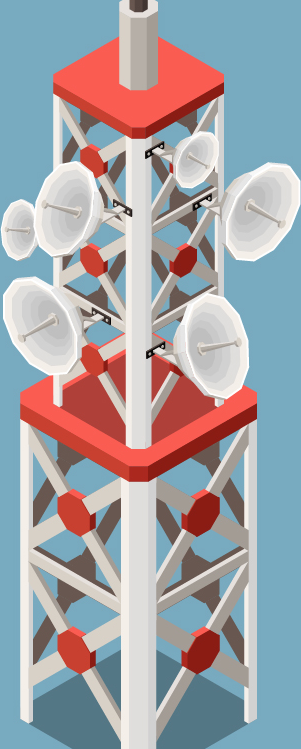
#> input picture .mock/cell_0_1.png, 301 x 749 px, given in place of automobile.png, which was not available
$ python gen_modern_icons.py
#> lines starting #> are read from the running program, lines starting #| are printed output that depends on the picture
#!/usr/bin/env python3
"""Generuje aprs_modern_icons.h - ikony ekranu APRS w stylu nowoczesnym.

24 symbole (bez HOUSE/WX, ktore rysuje sie z bitmapy w kodzie + plakietka):
  - 22 ikony z Fluent Emoji 3D (MIT) -> .mock/fluent3d/*.png
  - YAGI  -> .mock/cell_2_2.png  (#11 z yagi.jpg)
  - REPEATER -> .mock/cell_0_1.png (#2 z yagi.jpg)

Kazda ikona: 64x64 RGB565, tlo = kolor karty CARD (0x0884) -> wtapia sie w karte
bez sentinela/przezroczystosci (decoder BMP tego nie obsluguje, a my chcemy
zero dodatkowych bajtow w LittleFS).
"""
import os
import numpy as np
from PIL import Image, ImageFilter

ROOT = os.path.dirname(os.path.dirname(os.path.abspath(__file__)))
MOCK = os.path.join(ROOT, '.mock')
F3 = os.path.join(MOCK, 'fluent3d')
OUT_H = os.path.join(ROOT, 'aprs_modern_icons.h')

SIZE = 64
CARD565 = 0x0884
# Rozwiniecie 565->8bit, zeby po powrocie 8bit->565 tlo bylo DOKLADNIE 0x0884.
def exp565(c):
    r = (c >> 11) & 0x1F; g = (c >> 5) & 0x3F; b = c & 0x1F
    return ((r << 3) | (r >> 2), (g << 2) | (g >> 4), (b << 3) | (b >> 2))
CARD_RGB = exp565(CARD565)  # (8,16,33) -> 0x0884 po powrocie

YAGI_BG = np.array([120, 171, 192])  # tlo arkusza yagi.jpg

# symbol -> zrodlo ('f:<plik>' = fluent, 'c:<cell>' = wycinek z yagi.jpg)
MAP = [
    ("CAR",      "f:automobile.png"),
    ("TRUCK",    "f:delivery_truck.png"),
    ("VAN",      "f:minibus.png"),
    ("ROVER",    "f:automobile.png"),
    ("BIKE",     "f:bicycle.png"),
    ("HUMAN",    "f:pedestrian.png"),
    ("SHIP",     "f:passenger_ship.png"),
    ("GLIDER",   "f:parachute.png"),
    ("AMBUL",    "f:ambulance.png"),
    ("FIRETRK",  "f:fire_engine.png"),
    ("FIRE",     "f:fire.png"),
    ("HOSP",     "f:hospital.png"),
    ("DIGI",     "f:antenna_bars.png"),
    ("REPEATER", "c:cell_0_1.png"),
    ("YAGI",     "c:cell_2_2.png"),
    ("MICERPT",  "f:radio.png"),
    ("NODE",     "f:satellite.png"),
    ("LORA",     "f:radio.png"),
    ("LAPTOP",   "f:laptop.png"),
    ("LOGIN",    "f:mobile_phone.png"),
    ("GRID",     "f:globe_with_meridians.png"),
    ("EOC",      "f:office_building.png"),
    ("ICP",      "f:hut.png"),
    ("TRKSTOP",  "f:fuel_pump.png"),
]


def load_fluent(path):
    return Image.open(path).convert('RGBA')


def load_yagi_cell(path):
    """Wycina obiekt z arkusza yagi.jpg z miekka maska alfa."""
    im = Image.open(path).convert('RGB')
    a = np.asarray(im).astype(np.int16)
    d = np.abs(a - YAGI_BG).sum(axis=2)              # odleglosc od tla
    lo, hi = 40, 120
    alpha = np.clip((d - lo) * 255.0 / (hi - lo), 0, 255).astype(np.uint8)
    mask = Image.fromarray(alpha, 'L').filter(ImageFilter.MaxFilter(3))
    out = im.convert('RGBA'); out.putalpha(mask)
    return out.crop(mask.getbbox())


def to565(rgb):
    r, g, b = rgb
    return ((r & 0xF8) << 8) | ((g & 0xFC) << 3) | (b >> 3)


def render(spec):
    if spec.startswith('f:'):
        icon = load_fluent(os.path.join(F3, spec[2:]))
    else:
        icon = load_yagi_cell(os.path.join(MOCK, spec[2:]))
    # Skaluj z zachowaniem proporcji, wysrodkuj, zloz na kolor karty.
    icon = icon.copy()
    icon.thumbnail((SIZE - 4, SIZE - 4), Image.LANCZOS)
    canvas = Image.new('RGBA', (SIZE, SIZE), CARD_RGB + (255,))
    canvas.alpha_composite(icon, ((SIZE - icon.width) // 2, (SIZE - icon.height) // 2))
    arr = np.asarray(canvas.convert('RGB')).astype(np.uint16)
    v = ((arr[:, :, 0] & 0xF8) << 8) | ((arr[:, :, 1] & 0xFC) << 3) | (arr[:, :, 2] >> 3)
    return v, canvas.convert('RGB')


def emit_header(arrays):
    lines = []
    lines.append('// Auto-generated by .mock/gen_modern_icons.py - NIE edytuj recznie.')
    lines.append('// Ikony ekranu APRS w stylu nowoczesnym (drawAprsAlertModern).')
    lines.append('// 64x64 RGB565, tlo = kolor karty (0x0884), wiec wtapiaja sie w karte.')
    lines.append('// Zrodla: Fluent Emoji 3D (MIT) + wycinki z yagi.jpg (#2 repeater, #11 yagi).')
    lines.append('// W firmware, a nie w LittleFS - nie zabiera miejsca na uploady z WWW.')
    lines.append('#pragma once')
    lines.append('#include <stdint.h>')
    lines.append('')
    lines.append('#define APRS_MODERN_ICON_W 64')
    lines.append('#define APRS_MODERN_ICON_H 64')
    lines.append('')
    for name, v in arrays:
        flat = v.reshape(-1)
        lines.append('static const uint16_t APRS_MICON_%s[%d] = {' % (name, flat.size))
        row = []
        for i, x in enumerate(flat):
            row.append('0x%04X,' % int(x))
            if (i + 1) % 16 == 0:
                lines.append('  ' + ''.join(row)); row = []
        if row:
            lines.append('  ' + ''.join(row))
        lines.append('};')
        lines.append('')
    return '\n'.join(lines) + '\n'


def main():
    arrays = []
    preview = Image.new('RGB', (6 * 72 + 12, 4 * 72 + 40), (11, 18, 32))
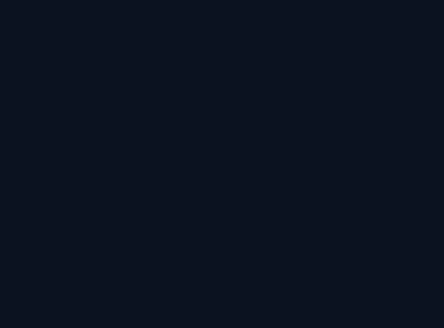
#> preview: PIL image 444x328 RGB; mean R, G, B 11, 18, 32
    from PIL import ImageDraw, ImageFont
    dr = ImageDraw.Draw(preview)
    try:
        f = ImageFont.truetype('/usr/share/fonts/truetype/dejavu/DejaVuSans-Bold.ttf', 11)
    except Exception:
        f = ImageFont.load_default()
    dr.text((8, 8), 'aprs_modern_icons.h - 24 ikony 64x64 RGB565 (tak wygladaja na karcie)', font=f, fill=(84, 214, 190))
    for i, (name, spec) in enumerate(MAP):
        v, rgb = render(spec)
#> in render, `icon.thumbnail((SIZE - 4, SIZE - 4), Image.LANCZOS)`:
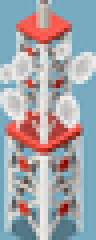
#> icon: PIL image 24x60 RGBA (shown 4 times larger); mean R, G, B, A 163, 163.5, 168.9, 255
#> in render, `canvas = Image.new('RGBA', (SIZE, SIZE), CARD_RGB + (255,))`:
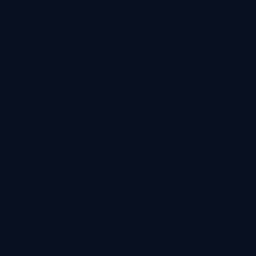
#> canvas: PIL image 64x64 RGBA (shown 4 times larger); mean R, G, B, A 8, 16, 33, 255
#> in render, `canvas.alpha_composite(icon, ((SIZE - icon.width) // 2, (SIZE - icon.h..`:
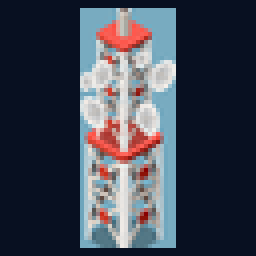
#> canvas: PIL image 64x64 RGBA (shown 4 times larger); mean R, G, B, A 62.5, 67.9, 80.8, 255
#> in render, `v = ((arr[:, :, 0] & 0xF8) << 8) | ((arr[:, :, 1] & 0xFC) << 3) | (arr..`:
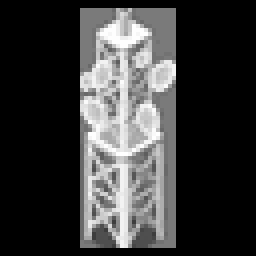
#> v: shape (64, 64) uint16 (shown 4 times larger); min 2180, max 64299, mean 16271.1; drawn with min black and max white
        arrays.append((name, v))
        c, r = divmod(i, 6)
        x, y = 12 + c * 72, 30 + r * 72
        preview.paste(rgb, (x, y))
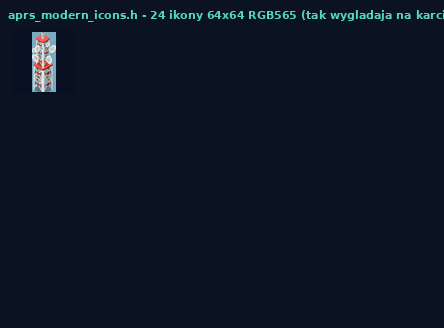
#> preview: PIL image 444x328 RGB; mean R, G, B 13.1, 21.2, 34.9
        dr.text((x, y + 66), name, font=f, fill=(239, 247, 239))
#> pass 2 of the loop in main, `for i, (name, spec) in enumerate(MAP):`:
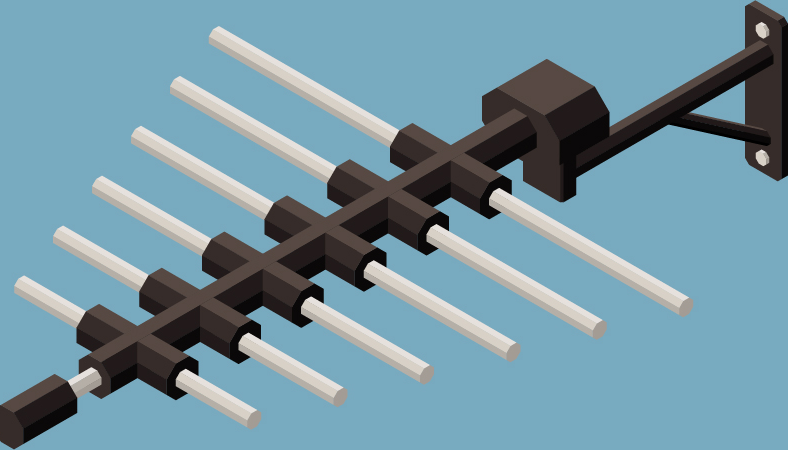
#> input picture .mock/cell_2_2.png, 788 x 450 px, given in place of delivery_truck.png, which was not available
#> icon: PIL image 60x34 RGBA
#> in render (call 2), `v = ((arr[:, :, 0] & 0xF8) << 8) | ((arr[:, :, 1] & 0xFC) << 3) | (arr..`:
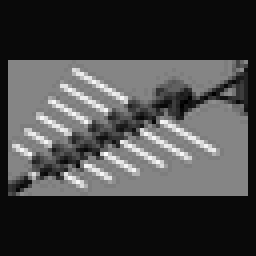
#> v: shape (64, 64) uint16 (shown 4 times larger); min 0, max 61210, mean 16210.9; drawn with min black and max white
#> in main, `preview.paste(rgb, (x, y))`:
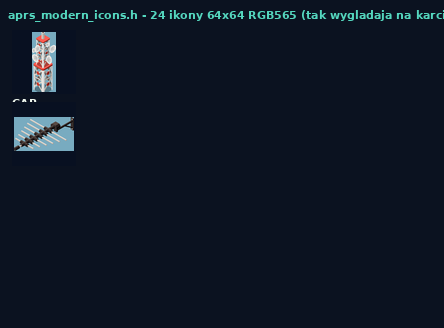
#> preview: PIL image 444x328 RGB; mean R, G, B 14.6, 23.1, 36.8
    open(OUT_H, 'w').write(emit_header(arrays))
    preview.save(os.path.join(MOCK, 'modern_icons_header_preview.png'))
    print('zapisano %s (%d ikon)' % (OUT_H, len(arrays)))
    print('podglad: .mock/modern_icons_header_preview.png')


if __name__ == '__main__':
#> (the run stopped early here; a loop or call above may not have finished)
